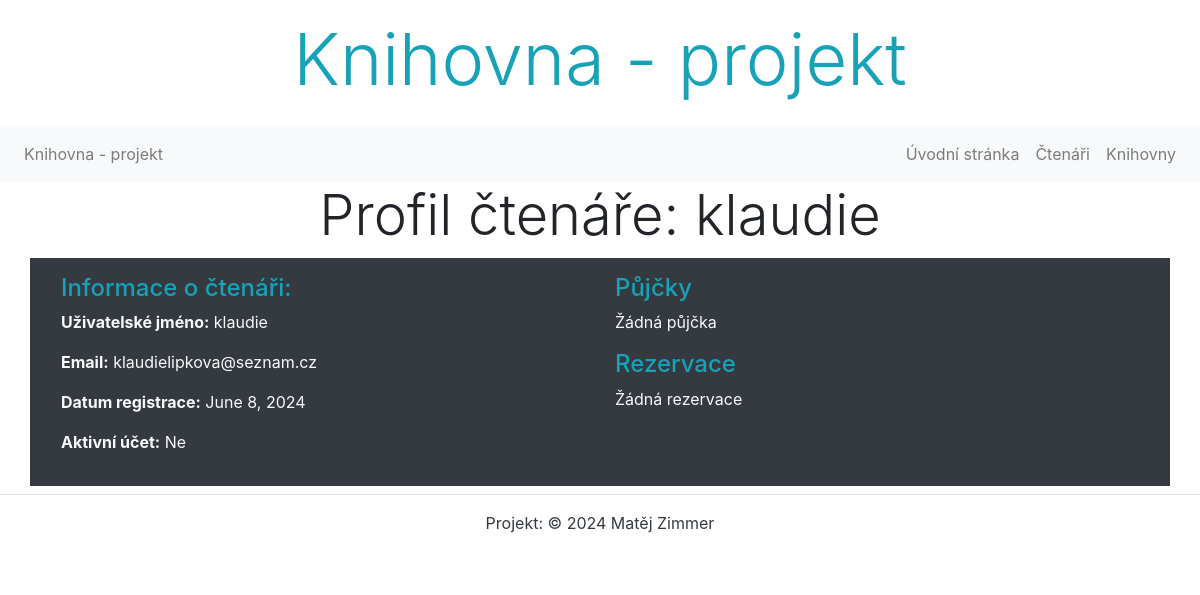
Before: /ctenari/2/ with the older database file.
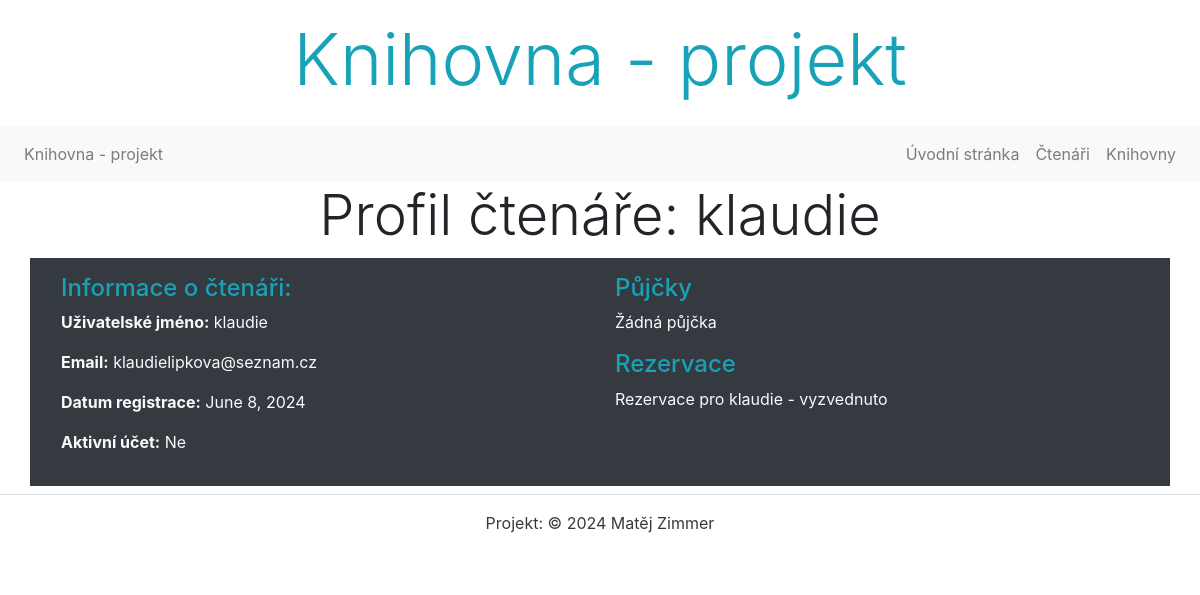
After: the same page with the newer database file.
### projektapp/models.py (models this page shows)
class Rezervace(models.Model):
    ctenar = models.ForeignKey('projektapp.Ctenar', on_delete=models.CASCADE, verbose_name='Čtenář')
    datum_rezervace = models.DateField(auto_now_add=True, verbose_name='Datum rezervace')
    stav = models.CharField(max_length=20, choices=[('cekajici', 'Čekající'), ('vyzvednuto', 'Vyzvednuto')],
                            default='cekajici', verbose_name='Stav rezervace')
    class Meta:
        ordering = ['datum_rezervace']
        verbose_name = 'Rezervace'
        verbose_name_plural = 'Rezervace'
    def __str__(self):
        return f'Rezervace pro {self.ctenar} - {self.stav}'

class Ctenar(models.Model):
    uzivatelske_jmeno = models.CharField(max_length=80, verbose_name='Uživatelské jméno', help_text='Zadejte uživatelské jméno',
                                         error_messages={'blank': 'Uživatelské jméno musí být vyplněno'})
    email = models.EmailField(verbose_name='Emailová adresa', help_text='Zadejte emailovou adresu',
                              error_messages={'blank': 'Emailová adresa musí být vyplněna'})
    datum_registrace = models.DateField(auto_now_add=True, verbose_name='Datum registrace')
    aktivni = models.BooleanField(default=True, verbose_name='Aktivní účet')
    class Meta:
        ordering = ['uzivatelske_jmeno']
        verbose_name = 'Čtenář'
        verbose_name_plural = 'Čtenáři'
    def __str__(self):
        return self.uzivatelske_jmeno

### projektapp/views.py (the view)
# urls.py: path('ctenari/<int:pk>/', CtenarDetailView.as_view(), name='ctenari_detail'),
class CtenarDetailView(DetailView):
    model = Ctenar
    template_name = 'ctenari/ctenari_detail.html'
    context_object_name = 'ctenar'

### templates/ctenari/ctenari_detail.html (shortened to what this page needs)
{% extends 'base.html' %}
{% block content %}
    <h2 class="display-4 text-center">Profil čtenáře: {{ ctenar.uzivatelske_jmeno }}</h2>
    <div class="row bg-dark p-3 mb-2">
        <div class="col-md-6 text-light">
            <h4 class="text-info">Informace o čtenáři:</h4>
            <p><strong>Uživatelské jméno:</strong> {{ ctenar.uzivatelske_jmeno }}</p>
            <p><strong>Email:</strong> {{ ctenar.email }}</p>
            <p><strong>Datum registrace:</strong> {{ ctenar.datum_registrace }}</p>
            <p><strong>Aktivní účet:</strong> {% if ctenar.aktivni %}Ano{% else %}Ne{% endif %}</p>
        </div>
        <div class="col-md-6">
            <h4 class="text-info">Půjčky</h4>
            <ul class="list-unstyled text-light">
                {% if ctenar.pujcka_set.all %}
                    {% for pujcka in ctenar.pujcka_set.all %}
                        <li>
                            {% if pujcka.datum_vraceni %}
                                Půjčka vrácena dne: {{ pujcka.datum_vraceni }}
                            {% else %}
                                Půjčka nebyla vrácena
                            {% endif %}
                        </li>
                    {% endfor %}
                {% else %}
                    <li>Žádná půjčka</li>
                {% endif %}
            </ul>
            <h4 class="text-info">Rezervace</h4>
            <ul class="list-unstyled text-light">
                {% if ctenar.rezervace_set.all %}
                    {% for rezervace in ctenar.rezervace_set.all %}
                        <li>{{ rezervace }} </li>
                    {% endfor %}
                {% else %}
                    <li>Žádná rezervace</li>
                {% endif %}
            </ul>
        </div>
    </div>
{% endblock %}

Changed rows visible on the page:
added Rezervace: ctenar+stav "Rezervace pro klaudie - vyzvednuto"
Other visible differences:
text no longer shown: "Žádná rezervace"
